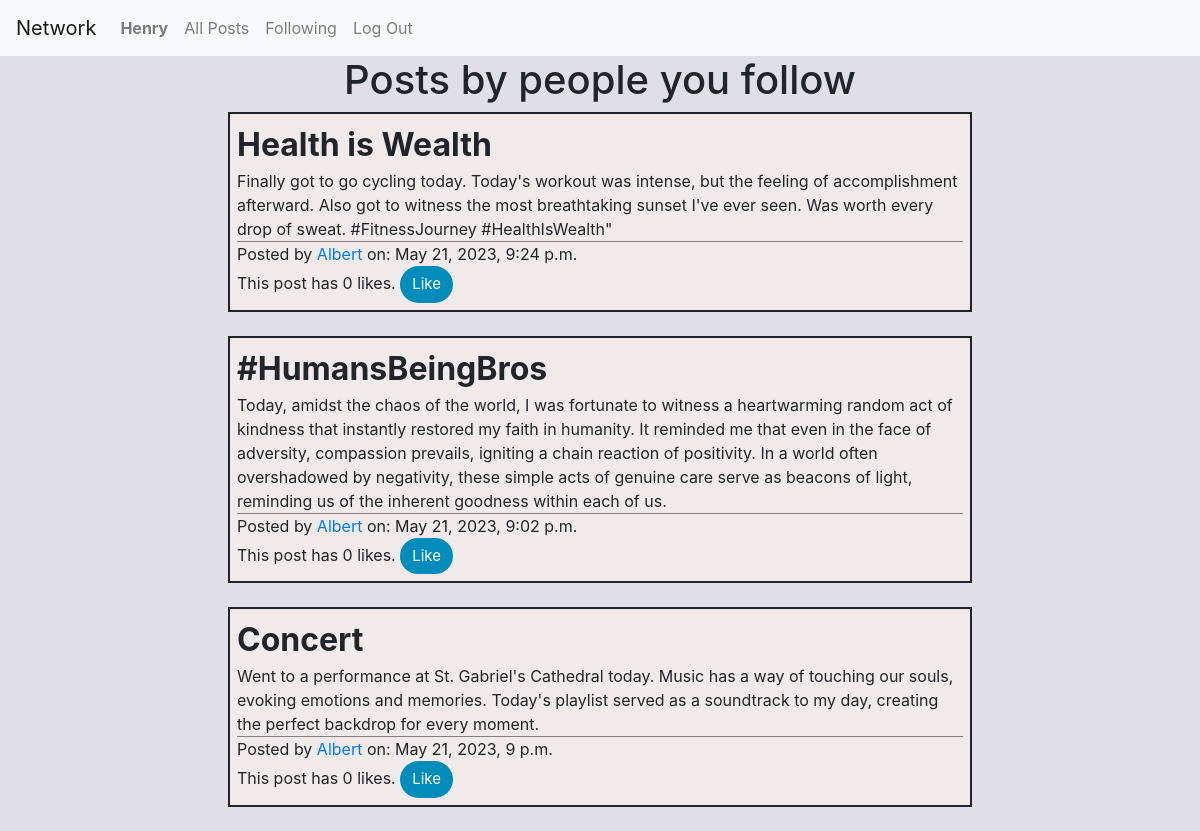
The page /following (signed in) on the database its author committed.
### network/models.py (models this page shows, shortened)
class User(AbstractUser):
    pass

class Post(models.Model):
    id = models.AutoField(primary_key=True)
    postTitle =  models.CharField(max_length=64)
    postBody = models.TextField()
    postTime = models.DateTimeField(default=datetime.now, blank=True)
    postAuthor = models.ForeignKey(User, on_delete = models.CASCADE, related_name="user")
    likes = models.IntegerField(default=0)

### network/views.py (the view)
# urls.py: path("following", views.following, name="following"),
@login_required
def following(request):
    followed_users = Followers.objects.filter(profilename=request.user)
    followed_posts = Post.objects.filter(
        postAuthor__in=followed_users.values("following_id")
    ).order_by("-postTime")
    posts_liked_by_user = (
        LikedPost.objects.all()
        .filter(liker=request.user)
        .values_list("post", flat=True)
    )
    return render(
        request,
        "network/following.html",
        {
            "followed_users": followed_users,
            "followed_posts": followed_posts,
            "likedList": posts_liked_by_user,
        },
    )

### network/templates/network/following.html (shortened to what this page needs)
{% extends "network/layout.html" %}
{% load static %}
{% block body %}
<h1> Posts by people you follow </h1>
{% for post in followed_posts %}
{% include "singlepost.html" %}
{% endfor %}
{% endblock %}

### network/templates/network/layout.html (shortened to what this page needs)
{% load static %}
<!DOCTYPE html>
<html lang="en">
    <head>
        <link rel="stylesheet" href="https://stackpath.bootstrapcdn.com/bootstrap/4.4.1/css/bootstrap.min.css">
        <link href="{% static 'network/styles.css' %}" rel="stylesheet">
    </head>
    <body style="background-color: #e1dfe6;">
        <nav class="navbar navbar-expand-lg navbar-light bg-light">
            <a class="navbar-brand" href="#">Network</a>
            <div>
              <ul class="navbar-nav mr-auto">
                {% if user.is_authenticated %}
                    <li class="nav-item">
                        <a class="nav-link" href="{% url 'profile' user.username %}"><strong>{{ user.username }}</strong></a>
                    </li>
                {% endif %}
                <li class="nav-item">
                  <a class="nav-link" href="{% url 'index' %}">All Posts</a>
                </li>
                {% if user.is_authenticated %}
                    <li class="nav-item">
                        <a class="nav-link" href="{% url 'following' %}">Following</a>
                    </li>
                    <li class="nav-item">
                        <a class="nav-link" href="{% url 'logout' %}">Log Out</a>
                    </li>
                {% endif %}
              </ul>
            </div>
          </nav>
        <div class="body">
            {% block body %}
            {% endblock %}
        </div>
    </body>
</html>

### network/templates/singlepost.html (shortened to what this page needs)
{% load static %}
<div class="post-container" id="post-container-{{post.id}}">
    <div class="post-title">{{ post.postTitle }}
    </div>
    <div id="post-body-{{post.id}}"> {{ post.postBody }} </div>
    <div class="post-byline">
    Posted by <a href="{% url 'profile' post.postAuthor  %}">{{ post.postAuthor }}</a> on: {{ post.postTime }}
    </div>
    <div id="likes-{{post.id}}">
    This post has <span id="nlikes-{{post.id}}">{{post.likes}}</span> likes.
    {% if user != post.postAuthor and user.is_authenticated%}
    <button id="like-button-{{post.id}}" class="like-button" onLoad="get_like_button_state('{{post.id}}')" onClick="like('{{post.id}}')">
        {% if post.id in likedList %}
        Unlike
        {% else %}
        Like
        {% endif %}
    </button>
    {% endif %}
    </div>
    </div>

### network/static/network/styles.css (style rules this page uses)
h1 { text-align: center; }
.post-container { border: 2px solid; margin: auto; margin-top: 2px; margin-bottom: 24px; padding: 7px; width: 62%; background-color: rgb(241, 234, 234); }
.like-button { background-color: #008CBA; border: none; color: white; padding: 7px 12px; text-align: center; text-decoration: none; display: inline-block; font-size: 15px; border-radius: 22px; margin: auto; }
.post-title { font-size: 2pc; font-weight: bold; }
.post-byline { border-top: 1px solid grey; }

### rows shown on the page
User: username "Henry"
Post: postTitle "Health is Wealth", postBody "Finally got to go cycling today. Today's workout was intense, but the feeling of accomplishment afterward. Also got to witness the most breathtaking sunset I've ever seen. Was worth every drop of sweat. #FitnessJourney #HealthIsWealth\"", postAuthor "Albert", postTime "May 21, 2023, 9:24 p.m.", likes "0", shows "Like"
Post: postTitle "#HumansBeingBros", postBody "Today, amidst the chaos of the world, I was fortunate to witness a heartwarming random act of kindness that instantly restored my faith in humanity. It reminded me that even in the face of adversity, compassion prevails, igniting a chain reaction of positivity. In a world often overshadowed by negativity, these simple acts of genuine care serve as beacons of light, reminding us of the inherent goodness within each of us.", postAuthor "Albert", postTime "May 21, 2023, 9:02 p.m.", likes "0", shows "Like"
Post: postTitle "Concert", postBody "Went to a performance at St. Gabriel's Cathedral today. Music has a way of touching our souls, evoking emotions and memories. Today's playlist served as a soundtrack to my day, creating the perfect backdrop for every moment.", postAuthor "Albert", postTime "May 21, 2023, 9 p.m.", likes "0", shows "Like"
